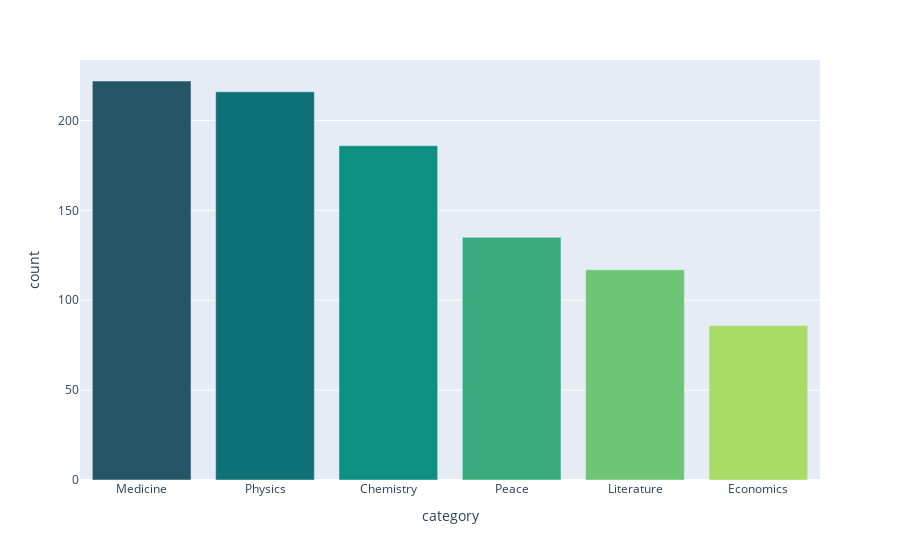

The code cell stored with this chart in its notebook:
### Code cell
fig = px.bar(df_category,
             y='count',
             x='category',
             color='category',
             color_discrete_sequence=px.colors.sequential.Aggrnyl
            )

fig.update_traces(showlegend=False)
fig.update_layout(xaxis={'categoryorder':'total descending'})

fig.show()

### Figure 1 — Plotly figure (JSON) as saved in the notebook; plotly's stock layout.template omitted (floating-point values rounded to 4 significant figures)
{"data": [{"alignmentgroup": "True", "hovertemplate": "category=%{x}<br>count=%{y}<extra></extra>", "legendgroup": "Medicine", "marker": {"color": "rgb(36, 86, 104)", "pattern": {"shape": ""}}, "name": "Medicine", "offsetgroup": "Medicine", "orientation": "v", "showlegend": false, "textposition": "auto", "type": "bar", "x": ["Medicine"], "xaxis": "x", "y": [222], "yaxis": "y"}, {"alignmentgroup": "True", "hovertemplate": "category=%{x}<br>count=%{y}<extra></extra>", "legendgroup": "Physics", "marker": {"color": "rgb(15, 114, 121)", "pattern": {"shape": ""}}, "name": "Physics", "offsetgroup": "Physics", "orientation": "v", "showlegend": false, "textposition": "auto", "type": "bar", "x": ["Physics"], "xaxis": "x", "y": [216], "yaxis": "y"}, {"alignmentgroup": "True", "hovertemplate": "category=%{x}<br>count=%{y}<extra></extra>", "legendgroup": "Chemistry", "marker": {"color": "rgb(13, 143, 129)", "pattern": {"shape": ""}}, "name": "Chemistry", "offsetgroup": "Chemistry", "orientation": "v", "showlegend": false, "textposition": "auto", "type": "bar", "x": ["Chemistry"], "xaxis": "x", "y": [186], "yaxis": "y"}, {"alignmentgroup": "True", "hovertemplate": "category=%{x}<br>count=%{y}<extra></extra>", "legendgroup": "Peace", "marker": {"color": "rgb(57, 171, 126)", "pattern": {"shape": ""}}, "name": "Peace", "offsetgroup": "Peace", "orientation": "v", "showlegend": false, "textposition": "auto", "type": "bar", "x": ["Peace"], "xaxis": "x", "y": [135], "yaxis": "y"}, {"alignmentgroup": "True", "hovertemplate": "category=%{x}<br>count=%{y}<extra></extra>", "legendgroup": "Literature", "marker": {"color": "rgb(110, 197, 116)", "pattern": {"shape": ""}}, "name": "Literature", "offsetgroup": "Literature", "orientation": "v", "showlegend": false, "textposition": "auto", "type": "bar", "x": ["Literature"], "xaxis": "x", "y": [117], "yaxis": "y"}, {"alignmentgroup": "True", "hovertemplate": "category=%{x}<br>count=%{y}<extra></extra>", "legendgroup": "Economics", "marker": {"color": "rgb(169, 220, 103)", "pattern": {"shape": ""}}, "name": "Economics", "offsetgroup": "Economics", "orientation": "v", "showlegend": false, "textposition": "auto", "type": "bar", "x": ["Economics"], "xaxis": "x", "y": [86], "yaxis": "y"}], "layout": {"barmode": "relative", "legend": {"title": {"text": "category"}, "tracegroupgap": 0}, "margin": {"t": 60}, "xaxis": {"anchor": "y", "categoryarray": ["Medicine", "Physics", "Chemistry", "Peace", "Literature", "Economics"], "categoryorder": "total descending", "domain": [0, 1], "title": {"text": "category"}}, "yaxis": {"anchor": "x", "domain": [0, 1], "title": {"text": "count"}}}}
